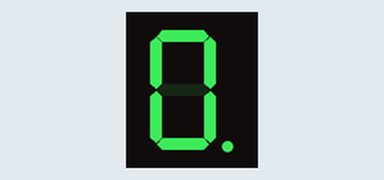
This sketch was run on a simulated Arduino Mega 2560, built with avr-gcc and run on an emulated ATmega2560. Shown: 1-digit seven-segment display. Wiring (from diagram.json): 1-digit 7-segment display, segments lit when LOW: segments pin 22, pin 23, pin 24, pin 25, pin 26, pin 27, pin 28, pin 29. The segment pins are drawn as the display they are named for.

Above: at 0.1 s.
At 3.1 s:
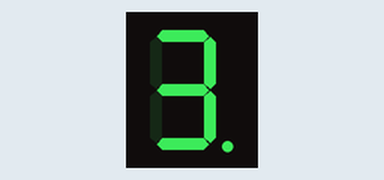
At 7.1 s:
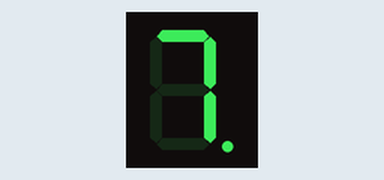
At 14.2 s:
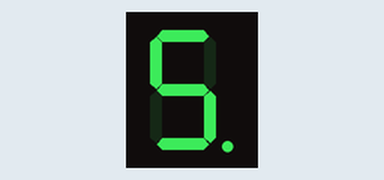
At 21.3 s:
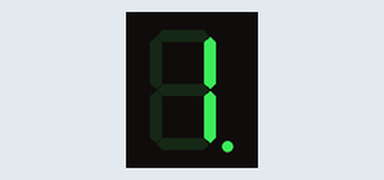
At 29.4 s:
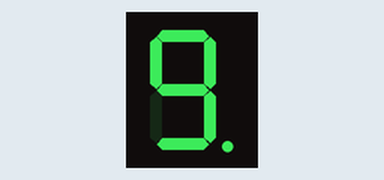

Measured:
- what the display in image 1 shows lasts 1.1 s, from 3.0 s to 4.1 s
- what the display in image 5 shows lasts 2.0 s, from 29.4 s to 31.4 s

The sketch:

sketch.ino
```cpp
void setup() {
  // put your setup code here, to run once:
  volatile char *ddr_a=(char*)0x21;
  *ddr_a=0xFF;

}

void loop() {
  // put your main code here, to run repeatedly:
volatile char *port_a=(char*)0x22;
char num[]={0x40,0x79,0x24,0x30,0x19,0x12,0x02,0x78,0x00,0x10};

for(char i=0;i<10;i++)
 {
  *port_a=(num[i]);
  delay_();
 }
 for(char i=9;i>=0;i--)
 {
  *port_a=(num[i]);
  delay_();
 }
}
void delay_() {
  volatile long  dummy=0;
  for ( long i = 0; i < 150; i++) {
    for (long  j = 0; j < 4000; j++) {
      dummy++;
    }
  }
}
```
